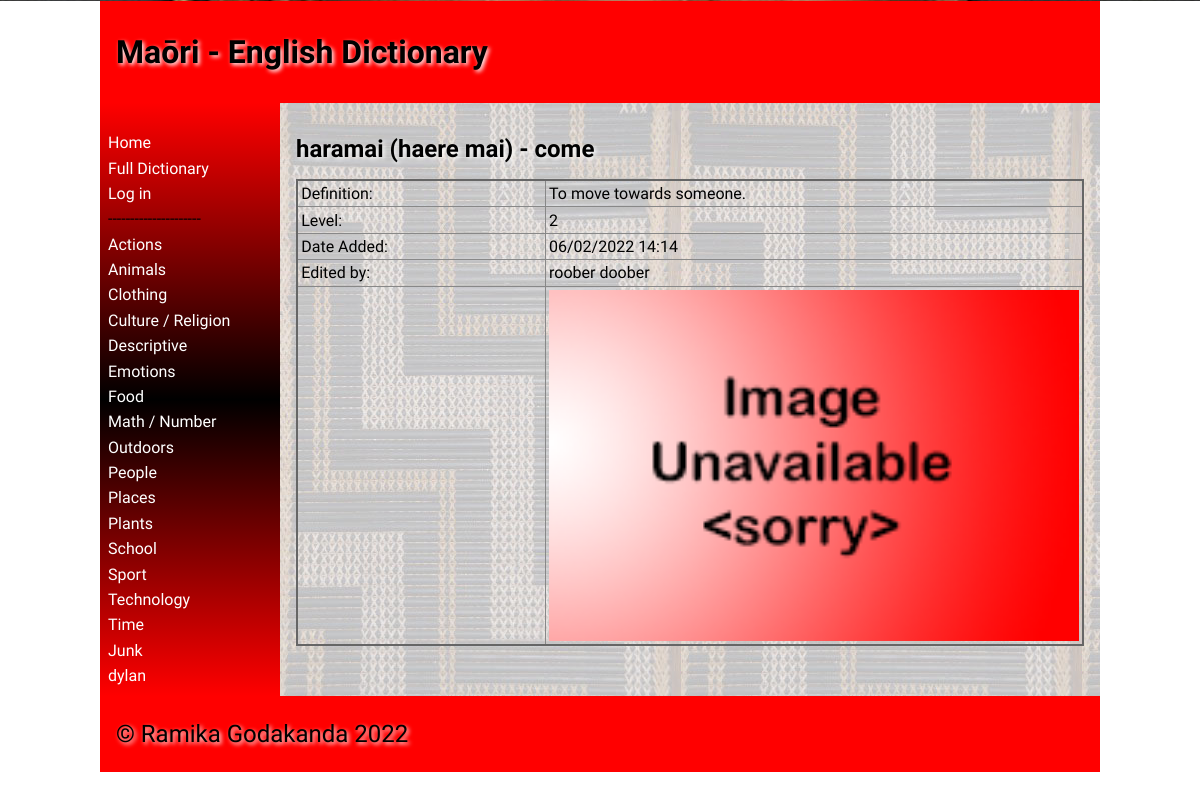
Before: /word/303 with the older database file.
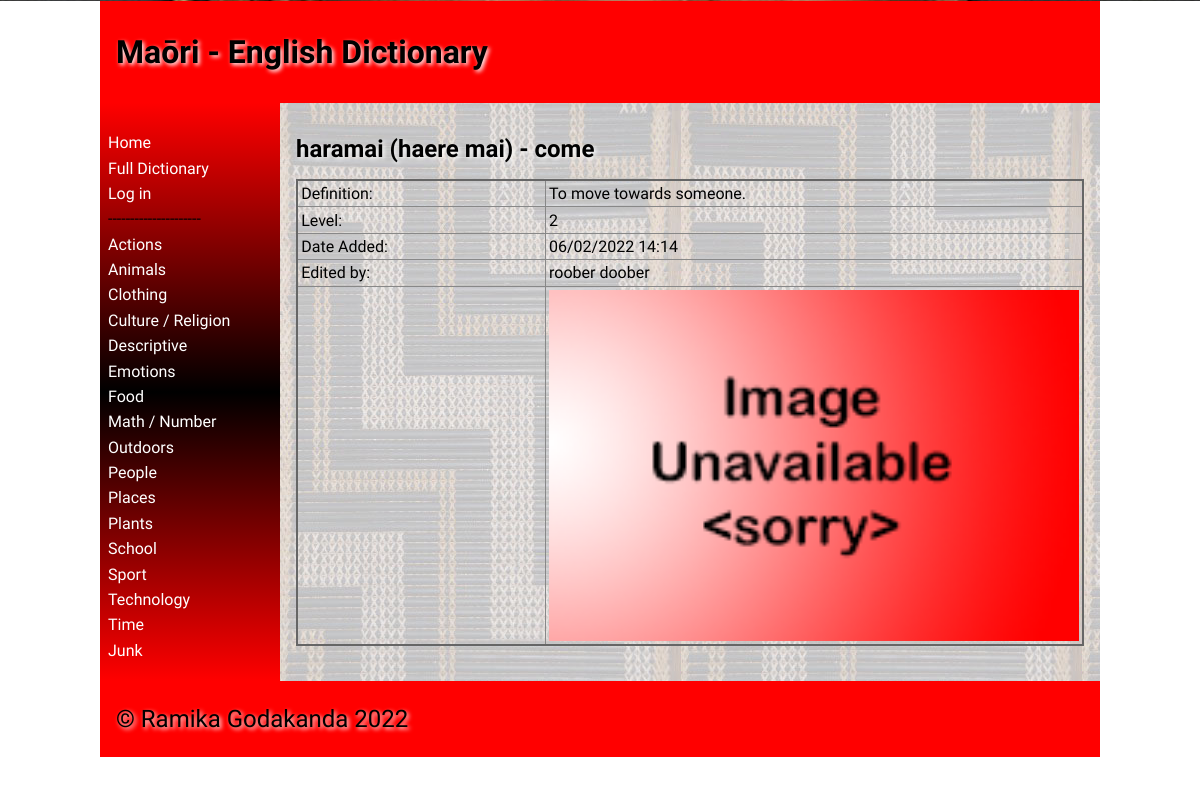
After: the same page with the newer database file.
### tables this page shows
CREATE TABLE "categories" (
	id integer PRIMARY KEY AUTOINCREMENT,
	category_names varchar
, user_created boolean);

CREATE TABLE "words"
(
	id integer
		primary key autoincrement,
	user_id integer not null
		constraint words_user_details_id_fk
			references user_details,
	category_id integer,
	maori varchar,
	english varchar,
	definition varchar,
	level integer,
	timestamp datetime,
	image varchar
);

CREATE TABLE "user_details" (
	id integer PRIMARY KEY AUTOINCREMENT,
	first_name varchar,
	last_name varchar,
	email varchar,
	password varchar
, teacher boolean);

### app.py (the view)
@app.route('/word/<word_id>', methods=['GET', 'POST'])
def render_word_page(word_id):
    if request.method == 'POST':
        if not is_logged_in():
            return redirect('/?error=Not+logged+in')
        if not is_teacher():
            return redirect('/?error=Not+teacher')
        user_id = session.get('user_id')
        word_data = get_word_data(word_id)
        word_maori = word_data[0][3]
        word_english = word_data[0][4]
        word_desc = word_data[0][5]
        word_level = word_data[0][6]
        print(request.form)
        maori_word = request.form.get('maori').strip()
        english_translation = request.form.get('english').strip()
        year_level = request.form.get('level').strip()
        description = request.form.get('description').strip()
        timestamp = datetime.now()
        current_timestamp = timestamp.strftime("%Y-%m-%d %X")
        year_level = max(0, min(10, int(year_level)))
        if (word_maori != maori_word) or (word_english != english_translation) or (year_level != word_level) \
                or (word_desc != description):
            con = create_connection(DB_NAME)
            query = "UPDATE words SET user_id=?, maori=?, english=?, definition=?, level=?, timestamp=? WHERE id=?"
            cur = con.cursor()
            cur.execute(query, (user_id, maori_word, english_translation, description, year_level, current_timestamp,
                                word_id))
            con.commit()
            con.close()
        else:
            return redirect('/word/' + str(word_id) + "?error=Nothing+changed")
        return redirect('/word/' + str(word_id))
    else:
        con = create_connection(DB_NAME)
        query = "SELECT * FROM words WHERE id = ?"
        cur = con.cursor()
        cur.execute(query, (word_id,))
        queried_data = cur.fetchall()
        print(queried_data)
        author = queried_data[0][1]
        print(queried_data)
        print(author)
        query = "SELECT * FROM user_details WHERE id=?"
        cur = con.cursor()
        cur.execute(query, (author,))
        user_list = cur.fetchall()
        con.close()
    return render_template('word.html', logged_in=is_logged_in(), category_list=category_list(),
                           word_data=queried_data, teacher_perms=is_teacher(), users=user_list)

### app.py (called while the page is built)
def create_connection(db_file):
    try:
        connection = sqlite3.connect(db_file)
        connection.execute('pragma foreign_keys=ON')
        return connection
    except Error as e:
        print(e)
    return None

def is_logged_in():
    if session.get("email") is None:
        print("Not logged in")
        return False
    else:
        print("Logged in")
        return True

def is_teacher():
    if not is_logged_in() or (session.get("teacher") is (None or 0)):
        print("Not teacher logged in")
        return False
    else:
        print("Teacher logged in")
        return True

def category_list():
    con = create_connection(DB_NAME)
    query = "SELECT * FROM categories"
    cur = con.cursor()
    cur.execute(query)
    queried_categories = cur.fetchall()
    con.close()
    return queried_categories

### templates/word.html (shortened to what this page needs)
{% extends 'base.html' %}
{% block main %}
<h2>{{ word_data[0][3] }} - {{ word_data[0][4] }}
</h2>
    <table>
        <thead>
            <tr>
                <td>Definition:</td>
                <td>{{ word_data[0][5] }}</td>
            </tr>
            <tr>
                <td>Level:</td>
                <td>{{ word_data[0][6] }}</td>
            </tr>
            <tr>
                <td>Date Added:</td>
                <td>{{ word_data[0][7] }}</td>
            </tr>
            <tr>
                <td>Edited by:</td>
                <td>{{ users[0][1] }} {{ users[0][2] }}</td>
            </tr>
            <tr>
                <td></td>
                <td colspan=“2”><img class = "max"; src="/static/images/{{ word_data[0][8] }}"></td>
            </tr>
        </thead>
    </table>
<br>
{% endblock %}

### templates/base.html (shortened to what this page needs)
<!doctype html>
<html lang="en">
<head>
    <link href="{{ url_for('static', filename='css/style.css') }}" rel="stylesheet">
</head>
<body>
<div id="container">
    <header>
        <h1>Maōri - English Dictionary</h1>
    </header>
    <nav>
        <ul>
            <li><a href="\">Home</a></li>
            <li><a href="/full_dictionary">Full Dictionary</a></li>
            {% if logged_in %}
                {% if teacher_perms %}
                    <li><a href="/add_category">Add Category</a></li>
                    <li><a href="/add_word">Add Word</a></li>
                {% endif %}
                <a href="/logout">Log out</a>
            {% else %}
                <li><a href="/login">Log in</a></li>
            {% endif %}
        <li>---------------------</li>
            {% for category in category_list %}
            <li><a href="/category/{{ category[0] }}">{{ category[1] }}</a></li>
            {% endfor %}
        </ul>
    </nav>
    <main>
        {% block main%}{% endblock %}
    </main>
    <footer>
        <p>
            &copy; Ramika Godakanda 2022
        </p>
    </footer>
</div>
</body>
</html>

### static/css/style.css (style rules this page uses)
* { font-family: Comfortaa, sans-serif; margin: 0; padding: 0; box-sizing: border-box; }
#container { display: grid; grid-template-columns: 75px auto; grid-template-areas: 'nav header' 'main main' 'footer footer'; }
header { grid-area: header; background-color: #f00; padding: 1rem; }
nav { grid-area: nav; }
main { grid-area: main; padding: 1rem; background-color: #edd; }
h1, h2, h3, h4 { padding: 1rem 0; font-family: 'Suez One', serif; color: #000; text-shadow: 2px 2px 4px #fff; }
p { padding: 0.5rem 0; }
a { color: #222; text-decoration: underline; }
img { width: 100%; }
table { width: 100%; border: 2px solid #666; border-collapse: collapse; }
img { display: block; margin-left: auto; margin-right: auto; height: auto; width:200px; }
th, td { border: 1px solid #888; padding: 0.2rem; text-align: left; }
footer { grid-area: footer; padding: 1rem; background-color: #f00; }
footer p { color: #000; text-shadow: 2px 2px 4px #fff; font-size: 1.5rem; }
@media only screen and (min-width: 768px) { #container { grid-template-columns: 180px auto; grid-template-areas: 'header header' 'nav main' 'footer footer'; } }
@media only screen and (min-width: 768px) { nav { background: linear-gradient(180deg, rgba(255,0,0,1) 0%, rgba(0, 0, 0, 1) 50%, rgba(255,0,0,1) 100%); padding: 0.5rem; } }
@media only screen and (min-width: 768px) { nav ul { list-style: none; } }
@media only screen and (min-width: 768px) { nav li { padding: 0.2rem 0; } }
@media only screen and (min-width: 768px) { nav a { color: #fff; text-decoration: none; } }
@media only screen and (min-width: 768px) { main { background-image: url('/static/images/poutama.jpg'); } }
@media only screen and (min-width: 1000px) { #container { width: 1000px; margin: auto; } }
.max { width: 100%; }

Changed rows visible on the page:
removed categories: category_names "dylan"
